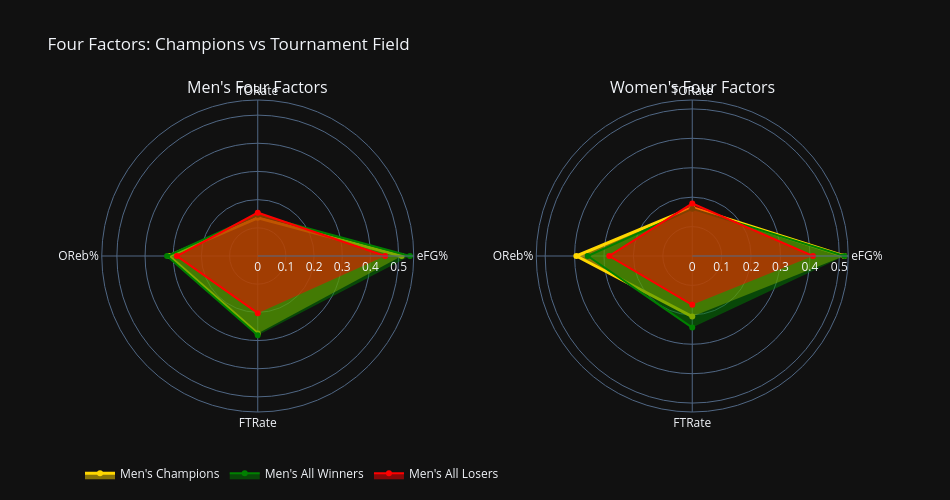

The notebook cell saved with this chart:
### Code cell
# Four Factors analysis
def compute_four_factors(detail_df, prefix='W'):
    """Compute Dean Oliver Four Factors."""
    p = prefix
    opp = 'L' if prefix == 'W' else 'W'
    return pd.DataFrame({
        'eFG%':   (detail_df[f'{p}FGM'] + 0.5 * detail_df[f'{p}FGM3']) / detail_df[f'{p}FGA'],
        'TORate': detail_df[f'{p}TO'] / (detail_df[f'{p}FGA'] + 0.44 * detail_df[f'{p}FTA'] + detail_df[f'{p}TO']),
        'OReb%':  detail_df[f'{p}OR'] / (detail_df[f'{p}OR'] + detail_df[f'{opp}DR']),
        'FTRate': detail_df[f'{p}FTM'] / detail_df[f'{p}FGA'],
    })

categories = ['eFG%', 'TORate', 'OReb%', 'FTRate']
factor_labels = {'eFG%': 'eFG%', 'TORate': 'Turnover Rate', 'OReb%': 'Off. Reb%', 'FTRate': 'FT Rate'}

configs = [
    (m_tourney_detail, "Men's",   '#1565C0'),
    (w_tourney_detail, "Women's", '#AD1457'),
]

# 1. Radar charts side by side
from plotly.subplots import make_subplots
fig = make_subplots(
    rows=1, cols=2,
    specs=[[{'type': 'polar'}, {'type': 'polar'}]],
    subplot_titles=[label + ' Four Factors' for _, label, _ in configs]
)

for col_idx, (detail_df, label, color) in enumerate(configs, start=1):
    finals = detail_df[detail_df['DayNum'] == detail_df.groupby('Season')['DayNum'].transform('max')]
    champ_ff       = compute_four_factors(finals, 'W').mean()
    all_winners_ff = compute_four_factors(detail_df, 'W').mean()
    all_losers_ff  = compute_four_factors(detail_df, 'L').mean()
    for name, ff, clr, width in [
        ('Champions',   champ_ff,       'gold',  3),
        ('All Winners', all_winners_ff, 'green', 2),
        ('All Losers',  all_losers_ff,  'red',   2),
    ]:
        fig.add_trace(go.Scatterpolar(
            r=ff.values, theta=categories, fill='toself',
            name=label + ' ' + name,
            line=dict(color=clr, width=width),
            showlegend=(col_idx == 1)
        ), row=1, col=col_idx)

fig.update_layout(
    height=500, width=950,
    title_text="Four Factors: Champions vs Tournament Field",
    legend=dict(orientation='h', y=-0.15)
)
fig.show()

# 2. Bar charts per factor — łatwe porównanie wartości
fig2, axes = plt.subplots(1, 4, figsize=(18, 5))

for ax, factor in zip(axes, categories):
    rows = []
    for detail_df, label, _ in configs:
        finals = detail_df[detail_df['DayNum'] == detail_df.groupby('Season')['DayNum'].transform('max')]
        rows.append({'Group': label + '\nChamps',   'val': compute_four_factors(finals, 'W')[factor].mean()})
        rows.append({'Group': label + '\nWinners',  'val': compute_four_factors(detail_df, 'W')[factor].mean()})
        rows.append({'Group': label + '\nLosers',   'val': compute_four_factors(detail_df, 'L')[factor].mean()})
    tmp = pd.DataFrame(rows)
    bar_colors = ['gold', 'green', 'red', 'gold', 'green', 'red']
    bars = ax.bar(tmp['Group'], tmp['val'], color=bar_colors, edgecolor='white', alpha=0.85)
    ax.bar_label(bars, fmt='%.3f', fontsize=8, padding=2)
    ax.set_title(factor_labels[factor], fontsize=12)
    ax.set_ylabel('Value')
    ax.tick_params(axis='x', labelsize=8)
    ax.set_ylim(0, tmp['val'].max() * 1.15)

plt.suptitle("Four Factors by Group — Men's vs Women's", fontsize=14)
plt.tight_layout()
plt.show()

### Figure 1 — Plotly figure (JSON) as saved in the notebook; plotly's stock layout.template omitted (floating-point values rounded to 4 significant figures)
{"data": [{"fill": "toself", "line": {"color": "gold", "width": 3}, "name": "Men's Champions", "r": [0.5108, 0.1357, 0.3158, 0.2753], "showlegend": true, "theta": ["eFG%", "TORate", "OReb%", "FTRate"], "type": "scatterpolar", "subplot": "polar"}, {"fill": "toself", "line": {"color": "green", "width": 2}, "name": "Men's All Winners", "r": [0.5404, 0.1462, 0.322, 0.2816], "showlegend": true, "theta": ["eFG%", "TORate", "OReb%", "FTRate"], "type": "scatterpolar", "subplot": "polar"}, {"fill": "toself", "line": {"color": "red", "width": 2}, "name": "Men's All Losers", "r": [0.4522, 0.1537, 0.2869, 0.2029], "showlegend": true, "theta": ["eFG%", "TORate", "OReb%", "FTRate"], "type": "scatterpolar", "subplot": "polar"}, {"fill": "toself", "line": {"color": "gold", "width": 3}, "name": "Women's Champions", "r": [0.5169, 0.1648, 0.394, 0.2059], "showlegend": false, "theta": ["eFG%", "TORate", "OReb%", "FTRate"], "type": "scatterpolar", "subplot": "polar2"}, {"fill": "toself", "line": {"color": "green", "width": 2}, "name": "Women's All Winners", "r": [0.5176, 0.1607, 0.3554, 0.2433], "showlegend": false, "theta": ["eFG%", "TORate", "OReb%", "FTRate"], "type": "scatterpolar", "subplot": "polar2"}, {"fill": "toself", "line": {"color": "red", "width": 2}, "name": "Women's All Losers", "r": [0.4103, 0.1787, 0.2821, 0.1658], "showlegend": false, "theta": ["eFG%", "TORate", "OReb%", "FTRate"], "type": "scatterpolar", "subplot": "polar2"}], "layout": {"polar": {"domain": {"x": [0.0, 0.45], "y": [0.0, 1.0]}}, "polar2": {"domain": {"x": [0.55, 1.0], "y": [0.0, 1.0]}}, "annotations": [{"font": {"size": 16}, "showarrow": false, "text": "Men's Four Factors", "x": 0.225, "xanchor": "center", "xref": "paper", "y": 1.0, "yanchor": "bottom", "yref": "paper"}, {"font": {"size": 16}, "showarrow": false, "text": "Women's Four Factors", "x": 0.775, "xanchor": "center", "xref": "paper", "y": 1.0, "yanchor": "bottom", "yref": "paper"}], "title": {"text": "Four Factors: Champions vs Tournament Field"}, "legend": {"orientation": "h", "y": -0.15}, "height": 500, "width": 950}}
